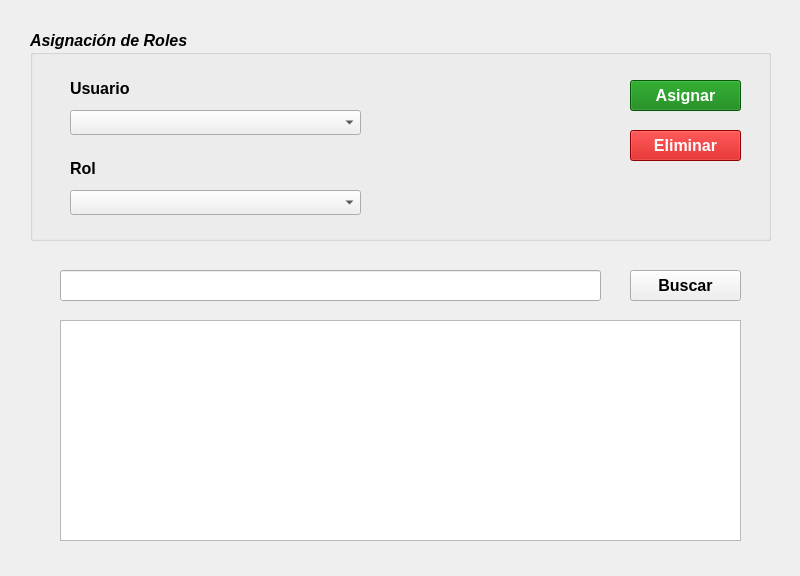
<?xml version="1.0" encoding="UTF-8"?>
<ui version="4.0">
 <class>FrmAsignarRoles</class>
 <widget class="QWidget" name="FrmAsignarRoles">
  <property name="geometry">
   <rect>
    <x>0</x>
    <y>0</y>
    <width>800</width>
    <height>576</height>
   </rect>
  </property>
  <property name="minimumSize">
   <size>
    <width>800</width>
    <height>576</height>
   </size>
  </property>
  <property name="windowTitle">
   <string>Asignar Roles</string>
  </property>
  <widget class="QGroupBox" name="gb_datosAsignarRol">
   <property name="geometry">
    <rect>
     <x>30</x>
     <y>30</y>
     <width>741</width>
     <height>211</height>
    </rect>
   </property>
   <property name="font">
    <font>
     <pointsize>12</pointsize>
     <weight>75</weight>
     <italic>true</italic>
     <bold>true</bold>
    </font>
   </property>
   <property name="title">
    <string>Asignación de Roles </string>
   </property>
   <widget class="QComboBox" name="cbx_usuario">
    <property name="geometry">
     <rect>
      <x>40</x>
      <y>80</y>
      <width>291</width>
      <height>25</height>
     </rect>
    </property>
    <property name="font">
     <font>
      <pointsize>12</pointsize>
      <weight>50</weight>
      <italic>false</italic>
      <bold>false</bold>
     </font>
    </property>
   </widget>
   <widget class="QLabel" name="lbl_usuario">
    <property name="geometry">
     <rect>
      <x>40</x>
      <y>50</y>
      <width>91</width>
      <height>17</height>
     </rect>
    </property>
    <property name="font">
     <font>
      <pointsize>12</pointsize>
      <weight>75</weight>
      <italic>false</italic>
      <bold>true</bold>
     </font>
    </property>
    <property name="text">
     <string>Usuario</string>
    </property>
   </widget>
   <widget class="QComboBox" name="cbx_rol">
    <property name="geometry">
     <rect>
      <x>40</x>
      <y>160</y>
      <width>291</width>
      <height>25</height>
     </rect>
    </property>
    <property name="font">
     <font>
      <pointsize>12</pointsize>
      <weight>50</weight>
      <italic>false</italic>
      <bold>false</bold>
     </font>
    </property>
   </widget>
   <widget class="QLabel" name="lbl_rol">
    <property name="geometry">
     <rect>
      <x>40</x>
      <y>130</y>
      <width>91</width>
      <height>17</height>
     </rect>
    </property>
    <property name="font">
     <font>
      <pointsize>12</pointsize>
      <weight>75</weight>
      <italic>false</italic>
      <bold>true</bold>
     </font>
    </property>
    <property name="text">
     <string>Rol</string>
    </property>
   </widget>
   <widget class="QPushButton" name="btn_asignar">
    <property name="geometry">
     <rect>
      <x>600</x>
      <y>50</y>
      <width>111</width>
      <height>31</height>
     </rect>
    </property>
    <property name="font">
     <font>
      <pointsize>12</pointsize>
      <weight>75</weight>
      <italic>false</italic>
      <bold>true</bold>
     </font>
    </property>
    <property name="toolTip">
     <string>&lt;html&gt;&lt;head/&gt;&lt;body&gt;&lt;p&gt;&lt;span style=&quot; font-weight:400;&quot;&gt;Asigna un rol a un usuario&lt;/span&gt;&lt;/p&gt;&lt;/body&gt;&lt;/html&gt;</string>
    </property>
    <property name="styleSheet">
     <string notr="true">color:white;
background-color:rgb(7, 125, 8)</string>
    </property>
    <property name="text">
     <string>Asignar</string>
    </property>
    <property name="icon">
     <iconset resource="../PruebaClonar/HR_Seguridad/recursos/iconosBotones.qrc">
      <normaloff>:/iconosCrud/add40.png</normaloff>:/iconosCrud/add40.png</iconset>
    </property>
    <property name="iconSize">
     <size>
      <width>20</width>
      <height>20</height>
     </size>
    </property>
   </widget>
   <widget class="QPushButton" name="btn_eliminar">
    <property name="geometry">
     <rect>
      <x>600</x>
      <y>100</y>
      <width>111</width>
      <height>31</height>
     </rect>
    </property>
    <property name="font">
     <font>
      <pointsize>12</pointsize>
      <weight>75</weight>
      <italic>false</italic>
      <bold>true</bold>
     </font>
    </property>
    <property name="toolTip">
     <string>&lt;html&gt;&lt;head/&gt;&lt;body&gt;&lt;p&gt;&lt;span style=&quot; font-weight:400;&quot;&gt;Elimina un rol que este asignado a un usuario&lt;/span&gt;&lt;/p&gt;&lt;/body&gt;&lt;/html&gt;</string>
    </property>
    <property name="styleSheet">
     <string notr="true">color:white;
background-color:rgb(201, 0, 0)</string>
    </property>
    <property name="text">
     <string>Eliminar</string>
    </property>
    <property name="icon">
     <iconset resource="../PruebaClonar/HR_Seguridad/recursos/iconosBotones.qrc">
      <normaloff>:/iconosCrud/delete40.png</normaloff>:/iconosCrud/delete40.png</iconset>
    </property>
    <property name="iconSize">
     <size>
      <width>20</width>
      <height>20</height>
     </size>
    </property>
   </widget>
  </widget>
  <widget class="QPushButton" name="btn_buscar">
   <property name="geometry">
    <rect>
     <x>630</x>
     <y>270</y>
     <width>111</width>
     <height>31</height>
    </rect>
   </property>
   <property name="font">
    <font>
     <pointsize>12</pointsize>
     <weight>75</weight>
     <italic>false</italic>
     <bold>true</bold>
    </font>
   </property>
   <property name="styleSheet">
    <string notr="true"/>
   </property>
   <property name="text">
    <string>Buscar</string>
   </property>
   <property name="icon">
    <iconset resource="../PruebaClonar/HR_Seguridad/recursos/iconosBotones.qrc">
     <normaloff>:/iconosCrud/search40.png</normaloff>:/iconosCrud/search40.png</iconset>
   </property>
  </widget>
  <widget class="QTableView" name="tv_registrosUsuarioRol">
   <property name="geometry">
    <rect>
     <x>60</x>
     <y>320</y>
     <width>681</width>
     <height>221</height>
    </rect>
   </property>
   <property name="font">
    <font>
     <pointsize>12</pointsize>
    </font>
   </property>
   <property name="verticalScrollBarPolicy">
    <enum>Qt::ScrollBarAsNeeded</enum>
   </property>
   <property name="horizontalScrollBarPolicy">
    <enum>Qt::ScrollBarAsNeeded</enum>
   </property>
  </widget>
  <widget class="QLineEdit" name="le_buscador">
   <property name="geometry">
    <rect>
     <x>60</x>
     <y>270</y>
     <width>541</width>
     <height>31</height>
    </rect>
   </property>
   <property name="font">
    <font>
     <pointsize>12</pointsize>
     <italic>false</italic>
    </font>
   </property>
   <property name="text">
    <string/>
   </property>
  </widget>
 </widget>
 <tabstops>
  <tabstop>btn_asignar</tabstop>
  <tabstop>btn_eliminar</tabstop>
  <tabstop>cbx_usuario</tabstop>
  <tabstop>cbx_rol</tabstop>
  <tabstop>le_buscador</tabstop>
  <tabstop>btn_buscar</tabstop>
  <tabstop>tv_registrosUsuarioRol</tabstop>
 </tabstops>
 <resources>
  <include location="../PruebaClonar/HR_Seguridad/recursos/iconosBotones.qrc"/>
 </resources>
 <connections/>
</ui>
